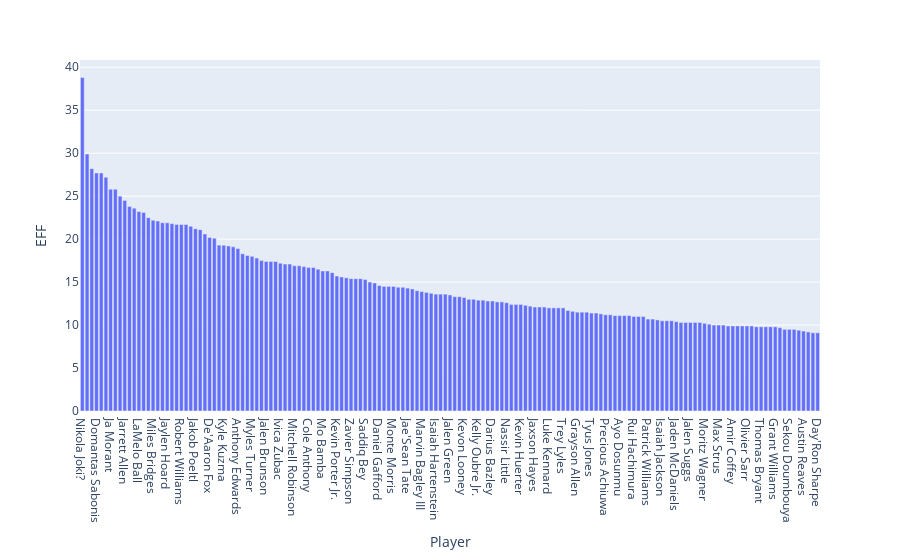

Here is the notebook cell this chart was saved with:
### Markdown cell above
### Posisi center yang berpotensi

### Code cell
dfC=df[df['Pos']=='C']
#df.plot.bar()

fig = px.bar(df, x='Player', y='EFF')
fig.show()

### Figure 1 — Plotly figure (JSON) as saved in the notebook; plotly's stock layout.template omitted (floating-point values rounded to 4 significant figures; data arrays with more than 128 entries replaced by an {"elided": "..."} marker saying what was removed)
{"data": [{"alignmentgroup": "True", "hovertemplate": "Player=%{x}<br>EFF=%{y}<extra></extra>", "legendgroup": "", "marker": {"color": "#636efa", "pattern": {"shape": ""}}, "name": "", "offsetgroup": "", "orientation": "v", "showlegend": false, "textposition": "auto", "type": "bar", "x": {"elided": "157 str values"}, "xaxis": "x", "y": {"elided": "157 float values"}, "yaxis": "y"}], "layout": {"barmode": "relative", "legend": {"tracegroupgap": 0}, "margin": {"t": 60}, "xaxis": {"anchor": "y", "domain": [0, 1], "title": {"text": "Player"}}, "yaxis": {"anchor": "x", "domain": [0, 1], "title": {"text": "EFF"}}}}
